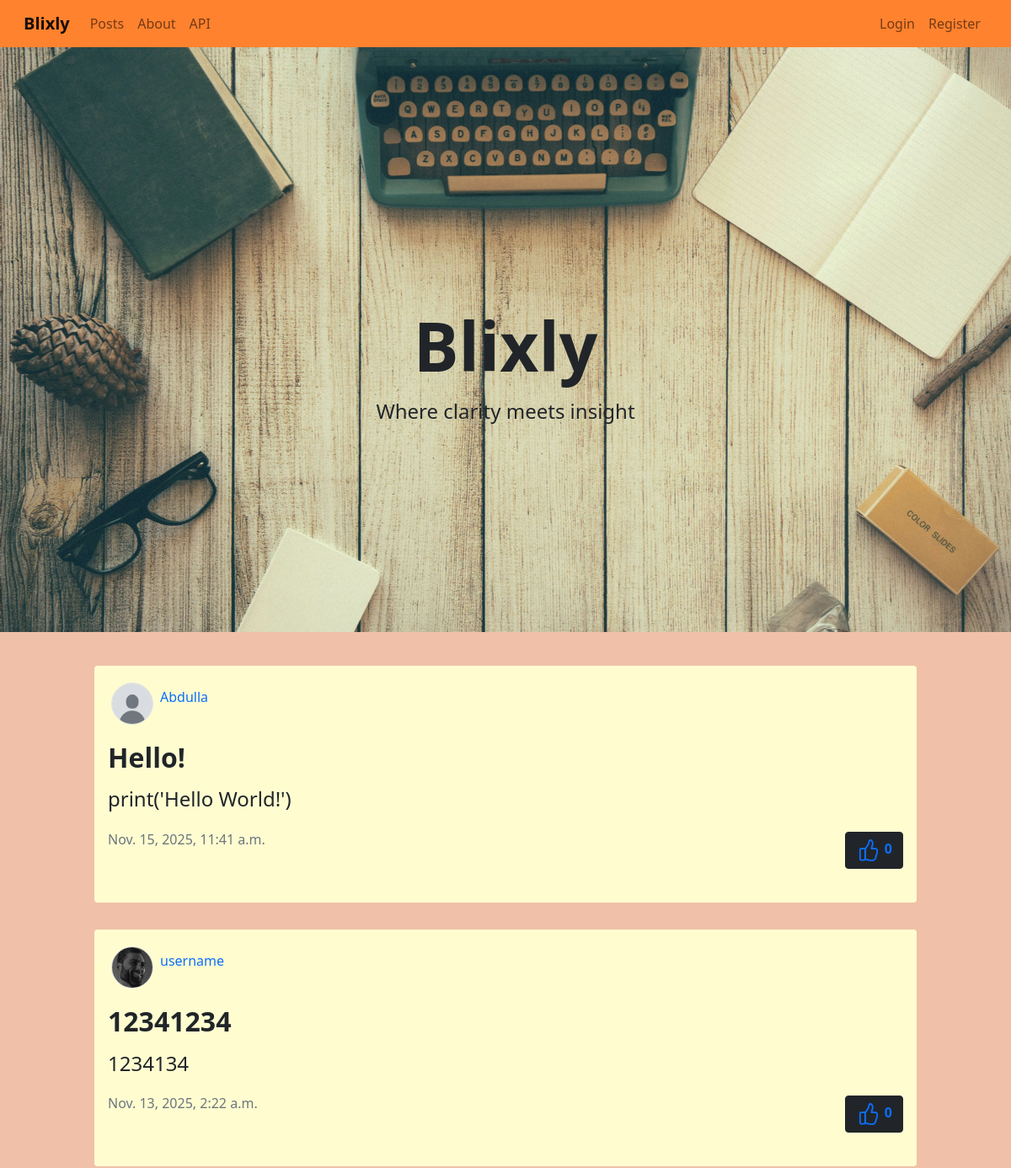
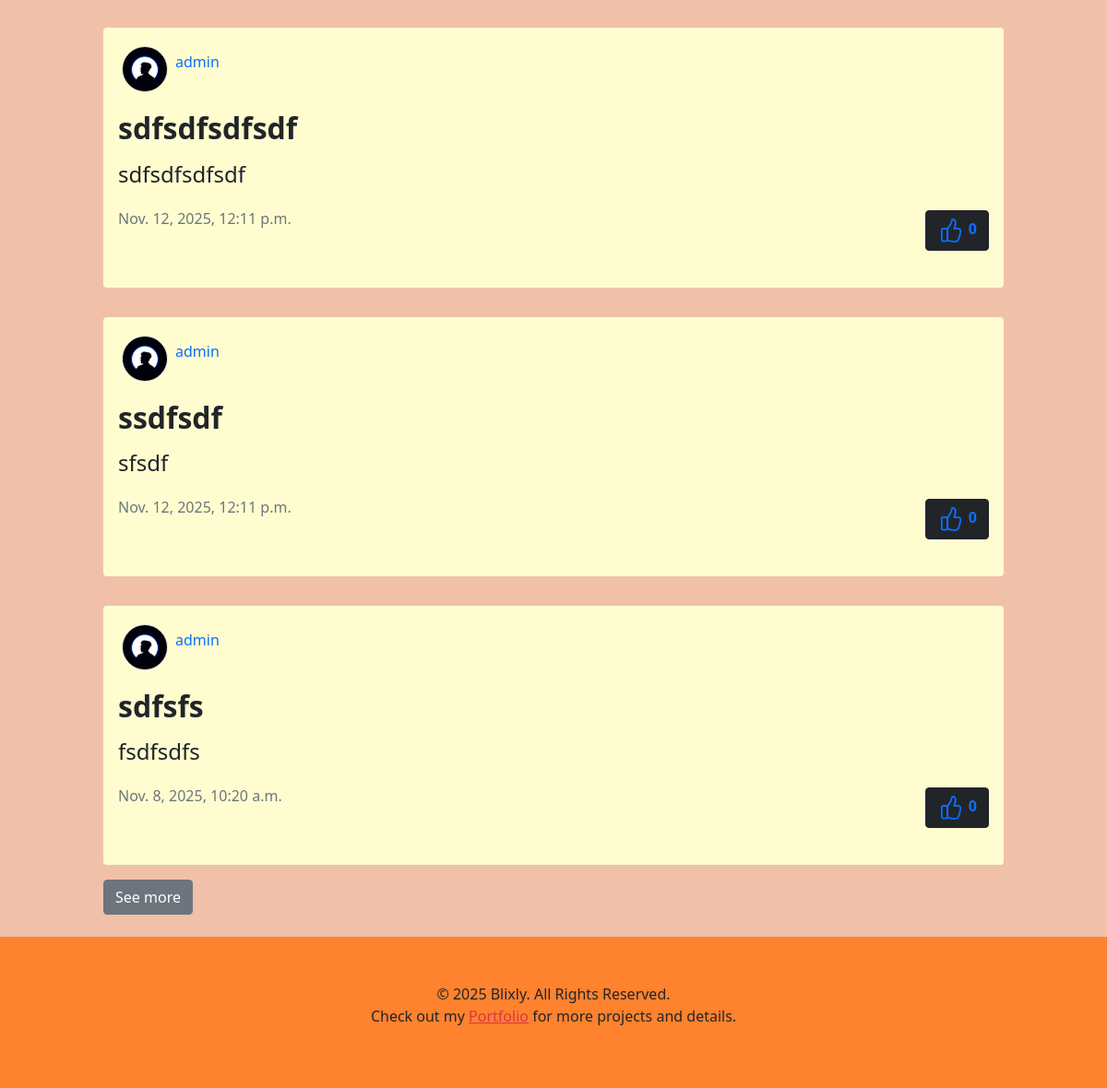
The app's page /, older data (2 pictures, top to bottom).
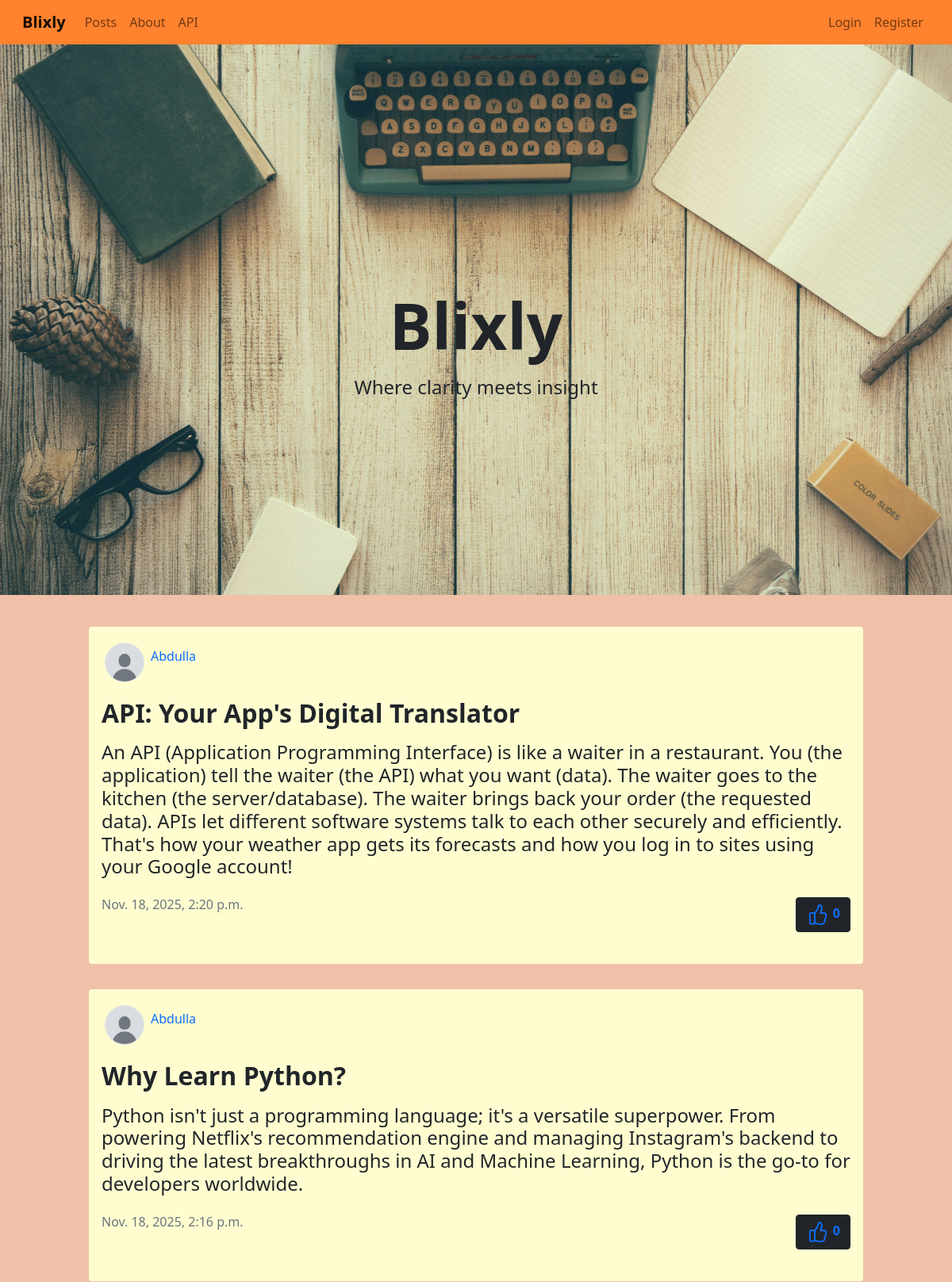
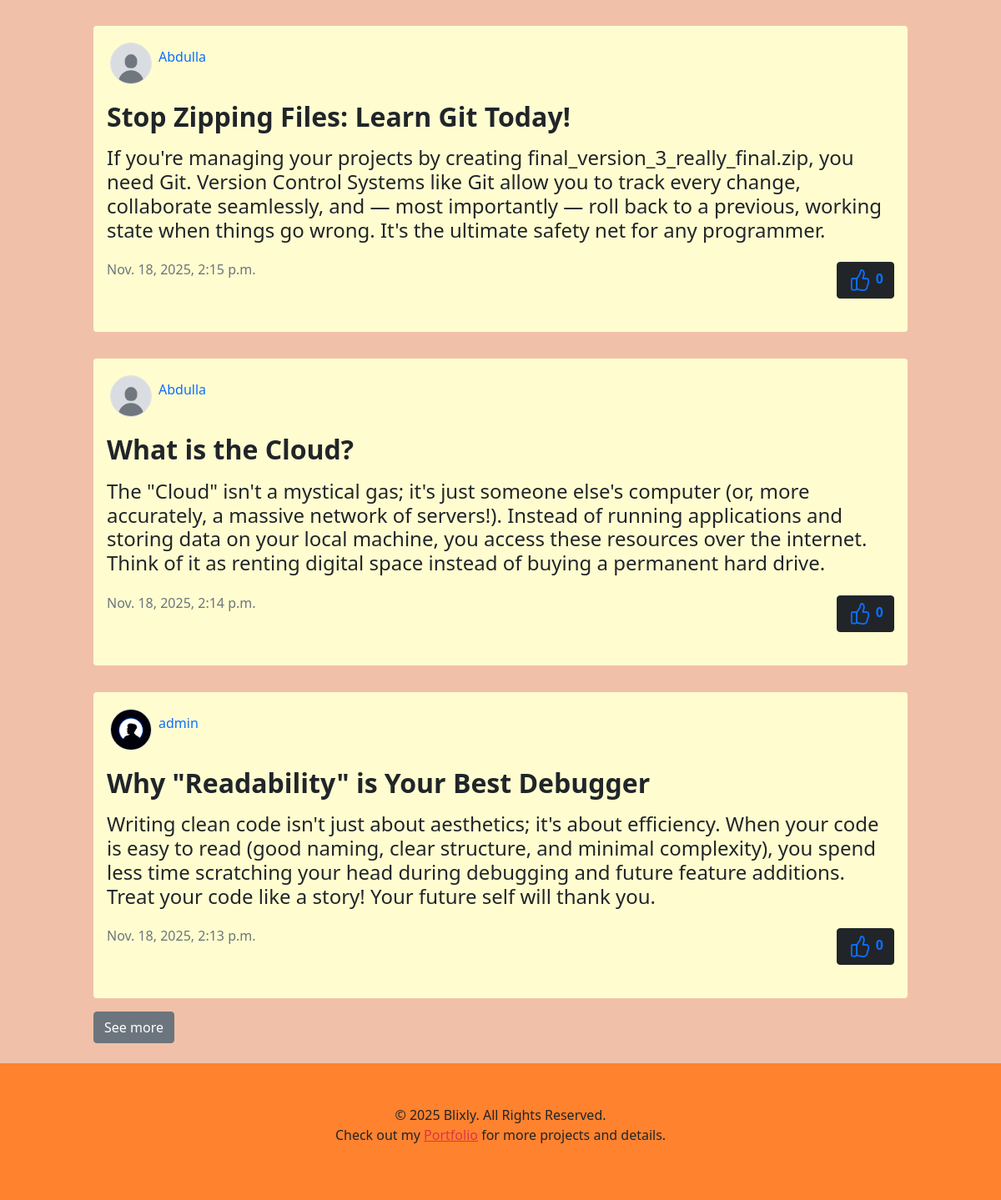
The same page, newer data (2 pictures, top to bottom).
### blog/models.py (models this page shows, shortened)
class Post(models.Model):
	title = models.CharField(max_length=100)
	content = RichTextField()
	author = models.ForeignKey(User, on_delete=models.CASCADE, null=True)
	date_posted = models.DateTimeField(auto_now_add=True)
	likes = models.ManyToManyField(User, related_name='likes', blank=True)
	def number_of_likes(self):
		return self.likes.count()

### users/models.py (models this page shows, shortened)
class Profile(models.Model):
	user = models.OneToOneField(User, on_delete=models.CASCADE)
	image = models.ImageField(default='default.jpg', upload_to='profie_pics')

### blog/views.py (the view)
# urls.py: path("", views.PostListView.as_view(), name='blog-home'),
class PostListView(ListView):
	model = Post
	template_name ='blog/index.html'
	context_object_name = 'posts'
	ordering = ['-date_posted']
	paginate_by = 5

### blog/templates/blog/index.html (shortened to what this page needs)
{% extends 'blog/base.html' %}
{% load static %}
{% block content %}
	<div class="bg-container">
		<div class="text-center fw-bold" style="padding-top: 350px; font-size: 5rem;">Blixly</div>
		<div class="text-center fs-4">Where clarity meets insight</div>
	</div>
	<div class="container-fluid my-4">
		{% for post in page_obj %}
			<div class="row">
				<div class="col"></div>
				<div class="col-10">
					<div class="my-3 p-3 rounded" style="background-color: #fffdd0; word-wrap: break-word; overflow-wrap: break-word;">
						<div class="d-flex flex-row mb-3">
							<div class="p-1">
								<img src="{{ post.author.profile.image.url }}" alt="image" class="border rounded-circle" style="width: 50px; height: 50px;">
							</div>
							<div class="p-1 mt-2">
								<a href="{% url 'author-posts' post.author.username %}" class="h6 text-decoration-none">{{ post.author }}</a>
							</div>
						</div>
						<a href="{% url 'post-detail' post.pk %}" class="text-decoration-none link-dark">
							<h2 class="fw-bold mb-3">{{ post.title }}</h2>
						</a>
						<h4>{{ post.content|safe }}</h4>
						<div class="mt-4 text-muted h6 d-flex flex-row">
							<div>{{ post.date_posted }}</div>
							<div class="ms-auto d-flex flex-row">
								<div class="flex-item">
									<form action="{% url 'post-like' post.pk %}" method="post">
										{% if user in post.likes.all %}
											<button type="submit" class="btn btn-dark">
												<img src="{% static 'images/like-fill.png' %}" style="width: 30px; height: 30px;">
												<span style="color: #0D6EFD; font-weight: bold;">
													{{ post.number_of_likes }}
												</span>
											</button>
										{% else %}
											<button type="submit" class="btn btn-dark">
												<img src="{% static 'images/like.png' %}" style="width: 30px; height: 30px;">
												<span style="color: #0D6EFD; font-weight: bold;">
													{{ post.number_of_likes }}
												</span>
											</button>
										{% endif %}
									</form>
								</div>
							</div>
						</div>
					</div>
				</div>
				<div class="col"></div>
			</div>
		{% endfor %}
			<div class="row">
				<div class="col"></div>
				<div class="col-10">
					<a href="{% url 'posts' %}" class="btn btn-secondary">See more</a>
				</div>
				<div class="col"></div>
			</div>
	</div>
{% endblock content %}

Row changes from the older to the newer data that the page shows:
removed Post: author.profile.image (placeholder picture), author "Abdulla", title "Hello!", content "print('Hello World!')", date_posted "Nov. 15, 2025, 11:41 a.m.", number_of_likes "0"
removed Post: author.profile.image (picture), author "username", title "12341234", content "1234134", date_posted "Nov. 13, 2025, 2:22 a.m.", number_of_likes "0"
removed Post: author.profile.image (picture), author "admin", title "sdfsdfsdfsdf", content "sdfsdfsdfsdf", date_posted "Nov. 12, 2025, 12:11 p.m.", number_of_likes "0"
removed Post: author.profile.image (picture), author "admin", title "ssdfsdf", content "sfsdf", date_posted "Nov. 12, 2025, 12:11 p.m.", number_of_likes "0"
removed Post: author.profile.image (picture), author "admin", title "sdfsfs", content "fsdfsdfs", date_posted "Nov. 8, 2025, 10:20 a.m.", number_of_likes "0"
added Post: author.profile.image (placeholder picture), author "Abdulla", title "API: Your App's Digital Translator", content "An API (Application Programming Interface) is like a waiter in a restaurant. You (the application) tell the waiter (the API) what you want (data). The waiter goes to the kitchen (the server/database). The waiter brings back your order (the requested data). APIs let different software systems talk to each other securely and efficiently. That's how your weather app gets its forecasts and how you log in to sites using your Google account!", date_posted "Nov. 18, 2025, 2:20 p.m.", number_of_likes "0"
added Post: author.profile.image (placeholder picture), author "Abdulla", title "Why Learn Python?", content "Python isn't just a programming language; it's a versatile superpower. From powering Netflix's recommendation engine and managing Instagram's backend to driving the latest breakthroughs in AI and Machine Learning, Python is the go-to for developers worldwide.", date_posted "Nov. 18, 2025, 2:16 p.m.", number_of_likes "0"
added Post: author.profile.image (placeholder picture), author "Abdulla", title "Stop Zipping Files: Learn Git Today!", content "If you're managing your projects by creating final_version_3_really_final.zip, you need Git. Version Control Systems like Git allow you to track every change, collaborate seamlessly, and — most importantly — roll back to a previous, working state when things go wrong. It's the ultimate safety net for any programmer.", date_posted "Nov. 18, 2025, 2:15 p.m.", number_of_likes "0"
added Post: author.profile.image (placeholder picture), author "Abdulla", title "What is the Cloud?", content "The \"Cloud\" isn't a mystical gas; it's just someone else's computer (or, more accurately, a massive network of servers!). Instead of running applications and storing data on your local machine, you access these resources over the internet. Think of it as renting digital space instead of buying a permanent hard drive.", date_posted "Nov. 18, 2025, 2:14 p.m.", number_of_likes "0"
added Post: author.profile.image (picture), author "admin", title "Why \"Readability\" is Your Best Debugger", content "Writing clean code isn't just about aesthetics; it's about efficiency. When your code is easy to read (good naming, clear structure, and minimal complexity), you spend less time scratching your head during debugging and future feature additions. Treat your code like a story! Your future self will thank you.", date_posted "Nov. 18, 2025, 2:13 p.m.", number_of_likes "0"
